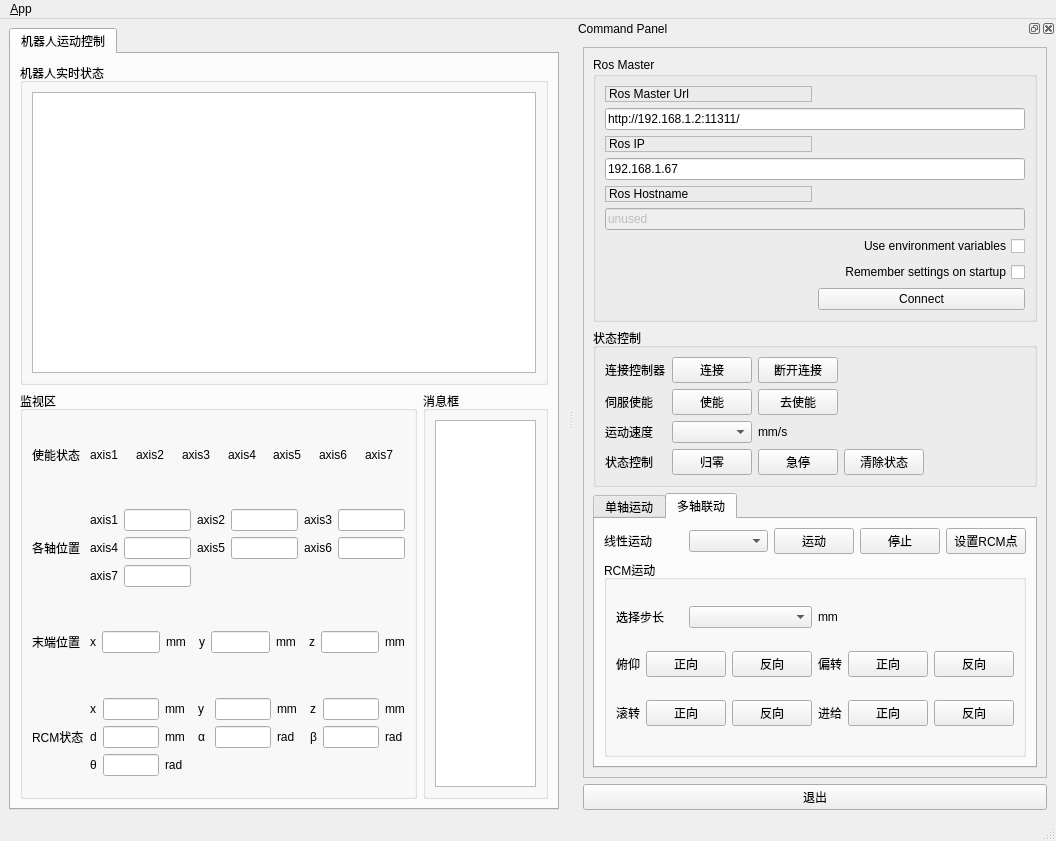
<?xml version="1.0" encoding="UTF-8"?>
<ui version="4.0">
 <class>MainWindowDesign</class>
 <widget class="QMainWindow" name="MainWindowDesign">
  <property name="geometry">
   <rect>
    <x>0</x>
    <y>0</y>
    <width>1056</width>
    <height>841</height>
   </rect>
  </property>
  <property name="windowTitle">
   <string>QRosApp</string>
  </property>
  <property name="windowIcon">
   <iconset resource="../resources/images.qrc">
    <normaloff>:/images/icon.png</normaloff>:/images/icon.png</iconset>
  </property>
  <property name="locale">
   <locale language="English" country="Australia"/>
  </property>
  <widget class="QWidget" name="centralwidget">
   <layout class="QGridLayout" name="gridLayout_11">
    <item row="0" column="0">
     <widget class="QTabWidget" name="tab_manager">
      <property name="minimumSize">
       <size>
        <width>100</width>
        <height>0</height>
       </size>
      </property>
      <property name="locale">
       <locale language="English" country="Australia"/>
      </property>
      <property name="currentIndex">
       <number>0</number>
      </property>
      <widget class="QWidget" name="tab_status">
       <attribute name="title">
        <string>机器人运动控制</string>
       </attribute>
       <layout class="QGridLayout" name="gridLayout_2">
        <item row="1" column="0">
         <widget class="QGroupBox" name="groupBox_2">
          <property name="sizePolicy">
           <sizepolicy hsizetype="Expanding" vsizetype="Expanding">
            <horstretch>0</horstretch>
            <verstretch>0</verstretch>
           </sizepolicy>
          </property>
          <property name="title">
           <string>监视区</string>
          </property>
          <layout class="QGridLayout" name="gridLayout_8">
           <item row="0" column="1" colspan="2">
            <spacer name="verticalSpacer_2">
             <property name="orientation">
              <enum>Qt::Vertical</enum>
             </property>
             <property name="sizeHint" stdset="0">
              <size>
               <width>20</width>
               <height>26</height>
              </size>
             </property>
            </spacer>
           </item>
           <item row="1" column="0">
            <widget class="QLabel" name="label_4">
             <property name="text">
              <string>使能状态</string>
             </property>
            </widget>
           </item>
           <item row="2" column="1" colspan="2">
            <spacer name="verticalSpacer_3">
             <property name="orientation">
              <enum>Qt::Vertical</enum>
             </property>
             <property name="sizeHint" stdset="0">
              <size>
               <width>20</width>
               <height>39</height>
              </size>
             </property>
            </spacer>
           </item>
           <item row="3" column="0">
            <widget class="QLabel" name="label_6">
             <property name="text">
              <string>各轴位置</string>
             </property>
            </widget>
           </item>
           <item row="3" column="1" colspan="3">
            <layout class="QGridLayout" name="gridLayout_4">
             <item row="0" column="0">
              <widget class="QLabel" name="label_14">
               <property name="text">
                <string>axis1</string>
               </property>
              </widget>
             </item>
             <item row="0" column="1">
              <widget class="QLineEdit" name="edit_aixs1_pos"/>
             </item>
             <item row="0" column="2">
              <widget class="QLabel" name="label_15">
               <property name="text">
                <string>axis2</string>
               </property>
              </widget>
             </item>
             <item row="0" column="3">
              <widget class="QLineEdit" name="edit_aixs2_pos"/>
             </item>
             <item row="0" column="4">
              <widget class="QLabel" name="label_16">
               <property name="text">
                <string>axis3</string>
               </property>
              </widget>
             </item>
             <item row="0" column="5">
              <widget class="QLineEdit" name="edit_aixs3_pos"/>
             </item>
             <item row="1" column="0">
              <widget class="QLabel" name="label_17">
               <property name="text">
                <string>axis4</string>
               </property>
              </widget>
             </item>
             <item row="1" column="1">
              <widget class="QLineEdit" name="edit_aixs4_pos"/>
             </item>
             <item row="1" column="2">
              <widget class="QLabel" name="label_18">
               <property name="text">
                <string>axis5</string>
               </property>
              </widget>
             </item>
             <item row="1" column="3">
              <widget class="QLineEdit" name="edit_aixs5_pos"/>
             </item>
             <item row="1" column="4">
              <widget class="QLabel" name="label_19">
               <property name="text">
                <string>axis6</string>
               </property>
              </widget>
             </item>
             <item row="1" column="5">
              <widget class="QLineEdit" name="edit_aixs6_pos"/>
             </item>
             <item row="2" column="0">
              <widget class="QLabel" name="label_20">
               <property name="text">
                <string>axis7</string>
               </property>
              </widget>
             </item>
             <item row="2" column="1">
              <widget class="QLineEdit" name="edit_aixs7_pos"/>
             </item>
            </layout>
           </item>
           <item row="4" column="1" colspan="2">
            <spacer name="verticalSpacer_4">
             <property name="orientation">
              <enum>Qt::Vertical</enum>
             </property>
             <property name="sizeHint" stdset="0">
              <size>
               <width>20</width>
               <height>38</height>
              </size>
             </property>
            </spacer>
           </item>
           <item row="5" column="0">
            <widget class="QLabel" name="label_5">
             <property name="text">
              <string>末端位置</string>
             </property>
            </widget>
           </item>
           <item row="5" column="1" colspan="3">
            <layout class="QGridLayout" name="gridLayout_5">
             <item row="0" column="0">
              <widget class="QLabel" name="label_21">
               <property name="text">
                <string>x</string>
               </property>
              </widget>
             </item>
             <item row="0" column="1">
              <widget class="QLineEdit" name="edit_x_pos"/>
             </item>
             <item row="0" column="2">
              <widget class="QLabel" name="label_40">
               <property name="text">
                <string>mm  </string>
               </property>
              </widget>
             </item>
             <item row="0" column="3">
              <widget class="QLabel" name="label_22">
               <property name="text">
                <string>y</string>
               </property>
              </widget>
             </item>
             <item row="0" column="4">
              <widget class="QLineEdit" name="edit_y_pos"/>
             </item>
             <item row="0" column="5">
              <widget class="QLabel" name="label_41">
               <property name="text">
                <string>mm  </string>
               </property>
              </widget>
             </item>
             <item row="0" column="6">
              <widget class="QLabel" name="label_23">
               <property name="text">
                <string>z</string>
               </property>
              </widget>
             </item>
             <item row="0" column="7">
              <widget class="QLineEdit" name="edit_z_pos"/>
             </item>
             <item row="0" column="8">
              <widget class="QLabel" name="label_42">
               <property name="text">
                <string>mm</string>
               </property>
              </widget>
             </item>
            </layout>
           </item>
           <item row="6" column="1">
            <spacer name="verticalSpacer_5">
             <property name="orientation">
              <enum>Qt::Vertical</enum>
             </property>
             <property name="sizeHint" stdset="0">
              <size>
               <width>20</width>
               <height>39</height>
              </size>
             </property>
            </spacer>
           </item>
           <item row="7" column="0">
            <widget class="QLabel" name="label_43">
             <property name="text">
              <string>RCM状态</string>
             </property>
            </widget>
           </item>
           <item row="7" column="1" colspan="3">
            <layout class="QGridLayout" name="gridLayout_6">
             <item row="0" column="0">
              <widget class="QLabel" name="label_47">
               <property name="text">
                <string>x</string>
               </property>
              </widget>
             </item>
             <item row="0" column="1">
              <widget class="QLineEdit" name="edit_x_pos_rcm"/>
             </item>
             <item row="0" column="2">
              <widget class="QLabel" name="label_48">
               <property name="text">
                <string>mm  </string>
               </property>
              </widget>
             </item>
             <item row="0" column="3">
              <widget class="QLabel" name="label_45">
               <property name="text">
                <string>y</string>
               </property>
              </widget>
             </item>
             <item row="0" column="4">
              <widget class="QLineEdit" name="edit_y_pos_rcm"/>
             </item>
             <item row="0" column="5">
              <widget class="QLabel" name="label_44">
               <property name="text">
                <string>mm  </string>
               </property>
              </widget>
             </item>
             <item row="0" column="6">
              <widget class="QLabel" name="label_49">
               <property name="text">
                <string>z</string>
               </property>
              </widget>
             </item>
             <item row="0" column="7">
              <widget class="QLineEdit" name="edit_z_pos_rcm"/>
             </item>
             <item row="0" column="8">
              <widget class="QLabel" name="label_46">
               <property name="text">
                <string>mm</string>
               </property>
              </widget>
             </item>
             <item row="1" column="0">
              <widget class="QLabel" name="label_51">
               <property name="text">
                <string>d</string>
               </property>
              </widget>
             </item>
             <item row="1" column="1">
              <widget class="QLineEdit" name="edit_feed_pos_rcm"/>
             </item>
             <item row="1" column="2">
              <widget class="QLabel" name="label_50">
               <property name="text">
                <string>mm</string>
               </property>
              </widget>
             </item>
             <item row="1" column="3">
              <widget class="QLabel" name="label_52">
               <property name="text">
                <string>α </string>
               </property>
              </widget>
             </item>
             <item row="1" column="4">
              <widget class="QLineEdit" name="edit_pitch_pos_rcm"/>
             </item>
             <item row="1" column="5">
              <widget class="QLabel" name="label_53">
               <property name="text">
                <string>rad</string>
               </property>
              </widget>
             </item>
             <item row="1" column="6">
              <widget class="QLabel" name="label_55">
               <property name="text">
                <string>β</string>
               </property>
              </widget>
             </item>
             <item row="1" column="7">
              <widget class="QLineEdit" name="edit_yaw_pos_rcm"/>
             </item>
             <item row="1" column="8">
              <widget class="QLabel" name="label_54">
               <property name="text">
                <string>rad</string>
               </property>
              </widget>
             </item>
             <item row="2" column="0">
              <widget class="QLabel" name="label_57">
               <property name="text">
                <string>θ</string>
               </property>
              </widget>
             </item>
             <item row="2" column="1">
              <widget class="QLineEdit" name="edit_feed_pos_rcm_4"/>
             </item>
             <item row="2" column="2">
              <widget class="QLabel" name="label_56">
               <property name="text">
                <string>rad</string>
               </property>
              </widget>
             </item>
            </layout>
           </item>
           <item row="8" column="2">
            <spacer name="verticalSpacer">
             <property name="orientation">
              <enum>Qt::Vertical</enum>
             </property>
             <property name="sizeHint" stdset="0">
              <size>
               <width>20</width>
               <height>11</height>
              </size>
             </property>
            </spacer>
           </item>
           <item row="1" column="1" colspan="3">
            <layout class="QHBoxLayout" name="horizontalLayout_4">
             <item>
              <widget class="QLabel" name="label_7">
               <property name="text">
                <string>axis1</string>
               </property>
              </widget>
             </item>
             <item>
              <widget class="QLabel" name="label_8">
               <property name="text">
                <string>axis2</string>
               </property>
              </widget>
             </item>
             <item>
              <widget class="QLabel" name="label_9">
               <property name="text">
                <string>axis3</string>
               </property>
              </widget>
             </item>
             <item>
              <widget class="QLabel" name="label_10">
               <property name="text">
                <string>axis4</string>
               </property>
              </widget>
             </item>
             <item>
              <widget class="QLabel" name="label_11">
               <property name="text">
                <string>axis5</string>
               </property>
              </widget>
             </item>
             <item>
              <widget class="QLabel" name="label_12">
               <property name="text">
                <string>axis6</string>
               </property>
              </widget>
             </item>
             <item>
              <widget class="QLabel" name="label_13">
               <property name="text">
                <string>axis7</string>
               </property>
              </widget>
             </item>
            </layout>
           </item>
          </layout>
          <zorder>label_6</zorder>
          <zorder>label_4</zorder>
          <zorder>label_5</zorder>
          <zorder>label_40</zorder>
          <zorder>label_41</zorder>
          <zorder>label_43</zorder>
          <zorder>edit_y_pos_rcm</zorder>
          <zorder>label_44</zorder>
          <zorder>label_45</zorder>
          <zorder>label_47</zorder>
          <zorder>edit_x_pos_rcm</zorder>
          <zorder>label_48</zorder>
          <zorder>label_49</zorder>
          <zorder>edit_z_pos_rcm</zorder>
          <zorder>label_50</zorder>
          <zorder>edit_feed_pos_rcm</zorder>
          <zorder>label_51</zorder>
          <zorder>edit_pitch_pos_rcm</zorder>
          <zorder>label_52</zorder>
          <zorder>label_53</zorder>
          <zorder>edit_yaw_pos_rcm</zorder>
          <zorder>label_55</zorder>
          <zorder>edit_feed_pos_rcm_4</zorder>
          <zorder>label_56</zorder>
          <zorder>label_57</zorder>
          <zorder>groupBox_12</zorder>
          <zorder>label_42</zorder>
          <zorder>label_46</zorder>
          <zorder>label_54</zorder>
          <zorder>verticalSpacer</zorder>
          <zorder>verticalSpacer_2</zorder>
          <zorder>verticalSpacer_3</zorder>
          <zorder>verticalSpacer_4</zorder>
          <zorder>verticalSpacer_5</zorder>
         </widget>
        </item>
        <item row="1" column="1">
         <widget class="QGroupBox" name="groupBox_12">
          <property name="sizePolicy">
           <sizepolicy hsizetype="Expanding" vsizetype="Expanding">
            <horstretch>0</horstretch>
            <verstretch>0</verstretch>
           </sizepolicy>
          </property>
          <property name="title">
           <string>消息框</string>
          </property>
          <layout class="QGridLayout" name="gridLayout_3">
           <item row="0" column="0">
            <widget class="QListView" name="view_logging"/>
           </item>
          </layout>
         </widget>
        </item>
        <item row="0" column="0" colspan="2">
         <widget class="QGroupBox" name="groupBox_3">
          <property name="sizePolicy">
           <sizepolicy hsizetype="Expanding" vsizetype="Expanding">
            <horstretch>0</horstretch>
            <verstretch>0</verstretch>
           </sizepolicy>
          </property>
          <property name="title">
           <string>机器人实时状态</string>
          </property>
          <layout class="QGridLayout" name="gridLayout_10">
           <item row="0" column="0">
            <widget class="QListView" name="listView">
             <property name="sizePolicy">
              <sizepolicy hsizetype="Preferred" vsizetype="Preferred">
               <horstretch>0</horstretch>
               <verstretch>0</verstretch>
              </sizepolicy>
             </property>
            </widget>
           </item>
          </layout>
         </widget>
        </item>
       </layout>
      </widget>
     </widget>
    </item>
   </layout>
  </widget>
  <widget class="QMenuBar" name="menubar">
   <property name="geometry">
    <rect>
     <x>0</x>
     <y>0</y>
     <width>1056</width>
     <height>23</height>
    </rect>
   </property>
   <widget class="QMenu" name="menu_File">
    <property name="title">
     <string>&amp;App</string>
    </property>
    <addaction name="action_Preferences"/>
    <addaction name="separator"/>
    <addaction name="actionAbout"/>
    <addaction name="actionAbout_Qt"/>
    <addaction name="separator"/>
    <addaction name="action_Quit"/>
   </widget>
   <addaction name="menu_File"/>
  </widget>
  <widget class="QStatusBar" name="statusbar"/>
  <widget class="QDockWidget" name="dock_status">
   <property name="sizePolicy">
    <sizepolicy hsizetype="Minimum" vsizetype="Preferred">
     <horstretch>0</horstretch>
     <verstretch>0</verstretch>
    </sizepolicy>
   </property>
   <property name="minimumSize">
    <size>
     <width>482</width>
     <height>795</height>
    </size>
   </property>
   <property name="allowedAreas">
    <set>Qt::RightDockWidgetArea</set>
   </property>
   <property name="windowTitle">
    <string>Command Panel</string>
   </property>
   <attribute name="dockWidgetArea">
    <number>2</number>
   </attribute>
   <widget class="QWidget" name="dockWidgetContents_2">
    <layout class="QGridLayout" name="gridLayout_9">
     <item row="0" column="0">
      <widget class="QFrame" name="frame">
       <property name="sizePolicy">
        <sizepolicy hsizetype="Minimum" vsizetype="Preferred">
         <horstretch>0</horstretch>
         <verstretch>0</verstretch>
        </sizepolicy>
       </property>
       <property name="frameShape">
        <enum>QFrame::StyledPanel</enum>
       </property>
       <property name="frameShadow">
        <enum>QFrame::Raised</enum>
       </property>
       <layout class="QGridLayout" name="gridLayout_12">
        <item row="0" column="0">
         <widget class="QGroupBox" name="groupBox">
          <property name="title">
           <string>Ros Master</string>
          </property>
          <layout class="QGridLayout" name="gridLayout">
           <item row="0" column="0">
            <widget class="QLabel" name="label">
             <property name="frameShape">
              <enum>QFrame::StyledPanel</enum>
             </property>
             <property name="frameShadow">
              <enum>QFrame::Raised</enum>
             </property>
             <property name="text">
              <string>Ros Master Url</string>
             </property>
            </widget>
           </item>
           <item row="1" column="0" colspan="2">
            <widget class="QLineEdit" name="line_edit_master">
             <property name="text">
              <string>http://192.168.1.2:11311/</string>
             </property>
            </widget>
           </item>
           <item row="2" column="0">
            <widget class="QLabel" name="label_2">
             <property name="frameShape">
              <enum>QFrame::StyledPanel</enum>
             </property>
             <property name="frameShadow">
              <enum>QFrame::Raised</enum>
             </property>
             <property name="text">
              <string>Ros IP</string>
             </property>
            </widget>
           </item>
           <item row="3" column="0" colspan="2">
            <widget class="QLineEdit" name="line_edit_host">
             <property name="text">
              <string>192.168.1.67</string>
             </property>
            </widget>
           </item>
           <item row="4" column="0">
            <widget class="QLabel" name="label_3">
             <property name="frameShape">
              <enum>QFrame::StyledPanel</enum>
             </property>
             <property name="frameShadow">
              <enum>QFrame::Raised</enum>
             </property>
             <property name="text">
              <string>Ros Hostname</string>
             </property>
            </widget>
           </item>
           <item row="5" column="0" colspan="2">
            <widget class="QLineEdit" name="line_edit_topic">
             <property name="enabled">
              <bool>false</bool>
             </property>
             <property name="text">
              <string>unused</string>
             </property>
            </widget>
           </item>
           <item row="6" column="0" colspan="2">
            <widget class="QCheckBox" name="checkbox_use_environment">
             <property name="layoutDirection">
              <enum>Qt::RightToLeft</enum>
             </property>
             <property name="text">
              <string>Use environment variables</string>
             </property>
            </widget>
           </item>
           <item row="7" column="0" colspan="2">
            <widget class="QCheckBox" name="checkbox_remember_settings">
             <property name="layoutDirection">
              <enum>Qt::RightToLeft</enum>
             </property>
             <property name="text">
              <string>Remember settings on startup</string>
             </property>
            </widget>
           </item>
           <item row="8" column="0">
            <spacer name="horizontalSpacer">
             <property name="orientation">
              <enum>Qt::Horizontal</enum>
             </property>
             <property name="sizeHint" stdset="0">
              <size>
               <width>170</width>
               <height>21</height>
              </size>
             </property>
            </spacer>
           </item>
           <item row="8" column="1">
            <widget class="QPushButton" name="button_connect">
             <property name="enabled">
              <bool>true</bool>
             </property>
             <property name="sizePolicy">
              <sizepolicy hsizetype="MinimumExpanding" vsizetype="Fixed">
               <horstretch>0</horstretch>
               <verstretch>0</verstretch>
              </sizepolicy>
             </property>
             <property name="toolTip">
              <string>Set the target to the current joint trajectory state.</string>
             </property>
             <property name="statusTip">
              <string>Clear all waypoints and set the target to the current joint trajectory state.</string>
             </property>
             <property name="text">
              <string>Connect</string>
             </property>
            </widget>
           </item>
          </layout>
         </widget>
        </item>
        <item row="1" column="0">
         <widget class="QGroupBox" name="groupBox_4">
          <property name="title">
           <string>状态控制</string>
          </property>
          <layout class="QGridLayout" name="gridLayout_13">
           <item row="0" column="0">
            <widget class="QLabel" name="label_24">
             <property name="text">
              <string>连接控制器</string>
             </property>
            </widget>
           </item>
           <item row="0" column="1">
            <widget class="QPushButton" name="btn_connect">
             <property name="text">
              <string>连接</string>
             </property>
            </widget>
           </item>
           <item row="0" column="2">
            <widget class="QPushButton" name="btn_unconnect">
             <property name="text">
              <string>断开连接</string>
             </property>
            </widget>
           </item>
           <item row="0" column="3" colspan="2">
            <spacer name="horizontalSpacer_5">
             <property name="orientation">
              <enum>Qt::Horizontal</enum>
             </property>
             <property name="sizeHint" stdset="0">
              <size>
               <width>179</width>
               <height>20</height>
              </size>
             </property>
            </spacer>
           </item>
           <item row="1" column="0">
            <widget class="QLabel" name="label_25">
             <property name="text">
              <string>伺服使能</string>
             </property>
            </widget>
           </item>
           <item row="1" column="1">
            <widget class="QPushButton" name="btn_enable">
             <property name="text">
              <string>使能</string>
             </property>
            </widget>
           </item>
           <item row="1" column="2">
            <widget class="QPushButton" name="btn_unable">
             <property name="text">
              <string>去使能</string>
             </property>
            </widget>
           </item>
           <item row="1" column="3" colspan="2">
            <spacer name="horizontalSpacer_6">
             <property name="orientation">
              <enum>Qt::Horizontal</enum>
             </property>
             <property name="sizeHint" stdset="0">
              <size>
               <width>179</width>
               <height>20</height>
              </size>
             </property>
            </spacer>
           </item>
           <item row="2" column="0">
            <widget class="QLabel" name="label_26">
             <property name="text">
              <string>运动速度</string>
             </property>
            </widget>
           </item>
           <item row="2" column="1">
            <widget class="QComboBox" name="combo_vel"/>
           </item>
           <item row="2" column="2">
            <widget class="QLabel" name="label_27">
             <property name="text">
              <string>mm/s</string>
             </property>
            </widget>
           </item>
           <item row="2" column="3" colspan="2">
            <spacer name="horizontalSpacer_7">
             <property name="orientation">
              <enum>Qt::Horizontal</enum>
             </property>
             <property name="sizeHint" stdset="0">
              <size>
               <width>179</width>
               <height>20</height>
              </size>
             </property>
            </spacer>
           </item>
           <item row="3" column="0">
            <widget class="QLabel" name="label_28">
             <property name="text">
              <string>状态控制</string>
             </property>
            </widget>
           </item>
           <item row="3" column="1">
            <widget class="QPushButton" name="btn_zero">
             <property name="text">
              <string>归零</string>
             </property>
            </widget>
           </item>
           <item row="3" column="2">
            <widget class="QPushButton" name="btn_stop">
             <property name="text">
              <string>急停</string>
             </property>
            </widget>
           </item>
           <item row="3" column="3">
            <widget class="QPushButton" name="btn_clear">
             <property name="text">
              <string>清除状态</string>
             </property>
            </widget>
           </item>
           <item row="3" column="4">
            <spacer name="horizontalSpacer_8">
             <property name="orientation">
              <enum>Qt::Horizontal</enum>
             </property>
             <property name="sizeHint" stdset="0">
              <size>
               <width>93</width>
               <height>20</height>
              </size>
             </property>
            </spacer>
           </item>
          </layout>
         </widget>
        </item>
        <item row="2" column="0">
         <widget class="QTabWidget" name="tabWidget">
          <property name="currentIndex">
           <number>1</number>
          </property>
          <widget class="QWidget" name="tab">
           <attribute name="title">
            <string>单轴运动</string>
           </attribute>
           <layout class="QGridLayout" name="gridLayout_7">
            <item row="0" column="0">
             <widget class="QLabel" name="label_29">
              <property name="text">
               <string>选择轴</string>
              </property>
             </widget>
            </item>
            <item row="0" column="1">
             <widget class="QComboBox" name="combo_axis"/>
            </item>
            <item row="0" column="2">
             <spacer name="horizontalSpacer_2">
              <property name="orientation">
               <enum>Qt::Horizontal</enum>
              </property>
              <property name="sizeHint" stdset="0">
               <size>
                <width>287</width>
                <height>20</height>
               </size>
              </property>
             </spacer>
            </item>
            <item row="1" column="0">
             <widget class="QLabel" name="label_30">
              <property name="text">
               <string>jog模式</string>
              </property>
             </widget>
            </item>
            <item row="1" column="1" colspan="2">
             <layout class="QHBoxLayout" name="horizontalLayout">
              <item>
               <widget class="QPushButton" name="btn_jog_positive">
                <property name="font">
                 <font>
                  <pointsize>9</pointsize>
                 </font>
                </property>
                <property name="text">
                 <string>正向</string>
                </property>
               </widget>
              </item>
              <item>
               <widget class="QPushButton" name="btn_jog_negative">
                <property name="font">
                 <font>
                  <pointsize>9</pointsize>
                 </font>
                </property>
                <property name="text">
                 <string>反向</string>
                </property>
               </widget>
              </item>
              <item>
               <widget class="QPushButton" name="btn_jog_stop">
                <property name="font">
                 <font>
                  <pointsize>9</pointsize>
                 </font>
                </property>
                <property name="text">
                 <string>停止</string>
                </property>
               </widget>
              </item>
             </layout>
            </item>
            <item row="2" column="0">
             <widget class="QLabel" name="label_31">
              <property name="text">
               <string>速度模式</string>
              </property>
             </widget>
            </item>
            <item row="2" column="1" colspan="2">
             <layout class="QHBoxLayout" name="horizontalLayout_2">
              <item>
               <widget class="QPushButton" name="btn_vel_positive">
                <property name="font">
                 <font>
                  <pointsize>9</pointsize>
                 </font>
                </property>
                <property name="text">
                 <string>正向</string>
                </property>
               </widget>
              </item>
              <item>
               <widget class="QPushButton" name="btn_vel_negative">
                <property name="font">
                 <font>
                  <pointsize>9</pointsize>
                 </font>
                </property>
                <property name="text">
                 <string>反向</string>
                </property>
               </widget>
              </item>
              <item>
               <widget class="QPushButton" name="btn_vel_stop">
                <property name="font">
                 <font>
                  <pointsize>9</pointsize>
                 </font>
                </property>
                <property name="text">
                 <string>停止</string>
                </property>
               </widget>
              </item>
             </layout>
            </item>
            <item row="3" column="0">
             <widget class="QLabel" name="label_32">
              <property name="text">
               <string>位置模式</string>
              </property>
             </widget>
            </item>
            <item row="3" column="1" colspan="2">
             <layout class="QHBoxLayout" name="horizontalLayout_3">
              <item>
               <widget class="QLineEdit" name="lineEdit"/>
              </item>
              <item>
               <spacer name="horizontalSpacer_4">
                <property name="orientation">
                 <enum>Qt::Horizontal</enum>
                </property>
                <property name="sizeHint" stdset="0">
                 <size>
                  <width>40</width>
                  <height>20</height>
                 </size>
                </property>
               </spacer>
              </item>
              <item>
               <widget class="QPushButton" name="btn_pos_move">
                <property name="font">
                 <font>
                  <pointsize>9</pointsize>
                 </font>
                </property>
                <property name="text">
                 <string>运动</string>
                </property>
               </widget>
              </item>
              <item>
               <widget class="QPushButton" name="btn_vel_stop_">
                <property name="font">
                 <font>
                  <pointsize>9</pointsize>
                 </font>
                </property>
                <property name="text">
                 <string>停止</string>
                </property>
               </widget>
              </item>
             </layout>
            </item>
           </layout>
          </widget>
          <widget class="QWidget" name="tab_2">
           <attribute name="title">
            <string>多轴联动</string>
           </attribute>
           <layout class="QGridLayout" name="gridLayout_15">
            <item row="0" column="0">
             <widget class="QLabel" name="label_33">
              <property name="text">
               <string>线性运动</string>
              </property>
             </widget>
            </item>
            <item row="0" column="1">
             <widget class="QComboBox" name="combox_xyz"/>
            </item>
            <item row="0" column="2">
             <widget class="QPushButton" name="btn_linear_move">
              <property name="text">
               <string>运动</string>
              </property>
             </widget>
            </item>
            <item row="0" column="3">
             <widget class="QPushButton" name="btn_linear_stop">
              <property name="text">
               <string>停止</string>
              </property>
             </widget>
            </item>
            <item row="0" column="4">
             <widget class="QPushButton" name="btn_set_rcm">
              <property name="text">
               <string>设置RCM点</string>
              </property>
             </widget>
            </item>
            <item row="1" column="0" colspan="5">
             <widget class="QGroupBox" name="groupBox_5">
              <property name="title">
               <string>RCM运动</string>
              </property>
              <layout class="QGridLayout" name="gridLayout_14">
               <item row="0" column="0" colspan="2">
                <widget class="QLabel" name="label_34">
                 <property name="text">
                  <string>选择步长</string>
                 </property>
                </widget>
               </item>
               <item row="0" column="2" colspan="2">
                <widget class="QComboBox" name="combo_step"/>
               </item>
               <item row="0" column="4">
                <widget class="QLabel" name="label_35">
                 <property name="text">
                  <string>mm</string>
                 </property>
                </widget>
               </item>
               <item row="1" column="0">
                <widget class="QLabel" name="label_36">
                 <property name="text">
                  <string>俯仰</string>
                 </property>
                </widget>
               </item>
               <item row="1" column="1" colspan="2">
                <widget class="QPushButton" name="btn_pitch_positive">
                 <property name="text">
                  <string>正向</string>
                 </property>
                </widget>
               </item>
               <item row="1" column="3">
                <widget class="QPushButton" name="btn_pitch_negative">
                 <property name="text">
                  <string>反向</string>
                 </property>
                </widget>
               </item>
               <item row="1" column="4">
                <widget class="QLabel" name="label_37">
                 <property name="text">
                  <string>偏转</string>
                 </property>
                </widget>
               </item>
               <item row="1" column="5">
                <widget class="QPushButton" name="btn_yaw_positive">
                 <property name="text">
                  <string>正向</string>
                 </property>
                </widget>
               </item>
               <item row="1" column="6">
                <widget class="QPushButton" name="btn_yaw_negative">
                 <property name="text">
                  <string>反向</string>
                 </property>
                </widget>
               </item>
               <item row="2" column="0">
                <widget class="QLabel" name="label_38">
                 <property name="text">
                  <string>滚转</string>
                 </property>
                </widget>
               </item>
               <item row="2" column="1" colspan="2">
                <widget class="QPushButton" name="btn_roll_positive">
                 <property name="text">
                  <string>正向</string>
                 </property>
                </widget>
               </item>
               <item row="2" column="3">
                <widget class="QPushButton" name="btn_roll_negative">
                 <property name="text">
                  <string>反向</string>
                 </property>
                </widget>
               </item>
               <item row="2" column="4">
                <widget class="QLabel" name="label_39">
                 <property name="text">
                  <string>进给</string>
                 </property>
                </widget>
               </item>
               <item row="2" column="5">
                <widget class="QPushButton" name="btn_feed_positive">
                 <property name="text">
                  <string>正向</string>
                 </property>
                </widget>
               </item>
               <item row="2" column="6">
                <widget class="QPushButton" name="btn_feed_negative">
                 <property name="text">
                  <string>反向</string>
                 </property>
                </widget>
               </item>
              </layout>
             </widget>
            </item>
           </layout>
          </widget>
         </widget>
        </item>
       </layout>
      </widget>
     </item>
     <item row="1" column="0">
      <widget class="QPushButton" name="quit_button">
       <property name="sizePolicy">
        <sizepolicy hsizetype="MinimumExpanding" vsizetype="Fixed">
         <horstretch>0</horstretch>
         <verstretch>0</verstretch>
        </sizepolicy>
       </property>
       <property name="text">
        <string>退出</string>
       </property>
      </widget>
     </item>
    </layout>
   </widget>
  </widget>
  <action name="action_Quit">
   <property name="text">
    <string>&amp;Quit</string>
   </property>
   <property name="shortcut">
    <string>Ctrl+Q</string>
   </property>
   <property name="shortcutContext">
    <enum>Qt::ApplicationShortcut</enum>
   </property>
  </action>
  <action name="action_Preferences">
   <property name="text">
    <string>&amp;Preferences</string>
   </property>
  </action>
  <action name="actionAbout">
   <property name="text">
    <string>&amp;About</string>
   </property>
  </action>
  <action name="actionAbout_Qt">
   <property name="text">
    <string>About &amp;Qt</string>
   </property>
  </action>
 </widget>
 <resources>
  <include location="../resources/images.qrc"/>
 </resources>
 <connections>
  <connection>
   <sender>action_Quit</sender>
   <signal>triggered()</signal>
   <receiver>MainWindowDesign</receiver>
   <slot>close()</slot>
   <hints>
    <hint type="sourcelabel">
     <x>-1</x>
     <y>-1</y>
    </hint>
    <hint type="destinationlabel">
     <x>399</x>
     <y>299</y>
    </hint>
   </hints>
  </connection>
  <connection>
   <sender>quit_button</sender>
   <signal>clicked()</signal>
   <receiver>MainWindowDesign</receiver>
   <slot>close()</slot>
   <hints>
    <hint type="sourcelabel">
     <x>859</x>
     <y>552</y>
    </hint>
    <hint type="destinationlabel">
     <x>469</x>
     <y>299</y>
    </hint>
   </hints>
  </connection>
 </connections>
</ui>
